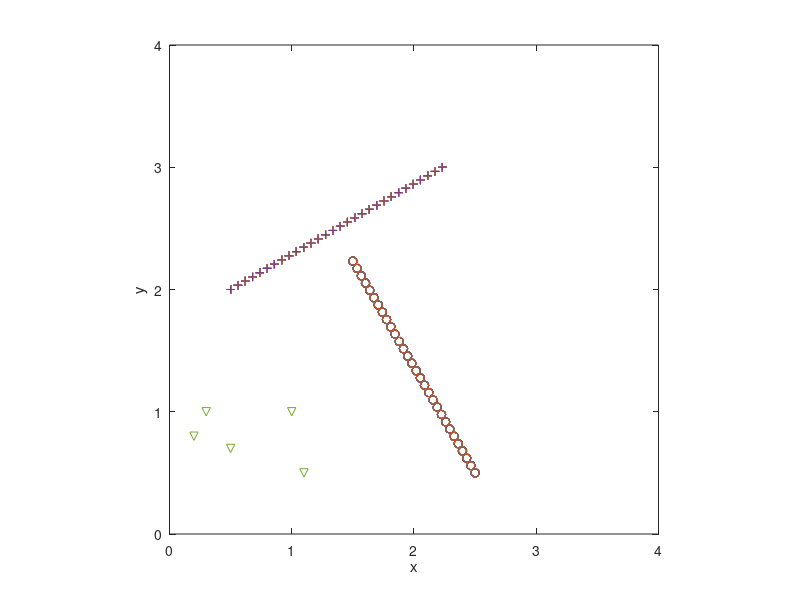

Reproduce this figure in MATLAB.
% CODE FOR SIMULATION OF WAVES IN INDOOR ENVIRONMENT 
% VERSION: SEPT8, 2023
% ENVIRONMENT: CORNER REFLECTOR (2 WALLS) INCLUDING MULTIPLE SCATTERING

% NOTE: This code focuses on the scattering response matrix for 
% multi-static sensing array outside ROI. This version (number 5) 
% includes the presence of 2 or more targets or scatterers in the region.

%%%% Edwin Marengo Fuentes

% _______________________

clear 

% SYSTEM

% consider a PEC corner reflector. The Region of Interest (ROI) is 
% within a square of sides L , and we can normalize L = 1 for 
% simplicity. The other dimensions, like wavelength, are then given as 
% a fraction of the room size. Source strength = 1 , no loss of generality.
% Target is in the ROI. Multi-static array, transmit-receive is outside
% ROI. This code focuses on the computation of the response matrix K.


%%%%%%%%%%%%%%%%%%%%%%%%%%%%%%%%%
%%%% UPDATE: this code is for MULTIPLE targets. 

%% ROI is where the scatterer is located. 

% Schematic: 

%                                       rrrrrr receive array
%
%                               !                        t       transmit
%                               !                         t         array
%                               !                          t
%                               !                           t
%                               !  *                         t
%                               !  target
%_______________________________!__________________________________

% System: we have a transmit array, at an inclination angle, and 
% a receive array, at an inclination angle, located outside ROI 
% where the target is located. Target is a scatterer, it re-emits.
% We have 2 walls, a corner reflector, as the indoor environment in this 
% code. 

% REVERBERATION PARAMETER Reverb: can have Reverb any complex number, 
% to simulate a realistic wall. PEC, perfect electric conductor has 
% Reverb=1, perfect magnetic conductor is Reverb=-1, etc. but we can 
% have cases in between, where magnitude of Reverb <= 1. We can assume
% for simplicity Reverb is a real value between 0 and 1. If magnitude 
% of Reverb is below 1, we have dissipation or loss of energy at the walls
% in the sense that energy is propagated into the interior of the wall,
% and not reflected back into the ROI. 

Reverb=1;

% NOTE: 
% PHYSICIST VERSUS ENGINEERING NOTATION FOR FOURIER TRANSFORM: we use 
% physicist's notation, so exp(ikr) is wave traveling in positive r sense.

% _________________________

% FIXED VARIABLES 

% wavelength lambda:

lambda=0.2; % notice that the ROI has dimensions 1 times 1, so this 
% lambda is relative to the ROI length (L);

% wavenumber of the field = 2*pi/lambda;

k=2*pi/lambda;

% receiver position: X_r, Y_r; this is variable; 
% transmitter position: X_t, Y_t; we will fix this in this code, per run;

x0_transmit=0.5;
y0_transmit=2;
alpha=pi/6; % radians, inclination of the transmit array;
number_transmitters=30;
transmitter_length=2;
transmitter_horizontal_separation=transmitter_length*(cos(alpha));
transmitter_vertical_separation=transmitter_length*(sin(alpha));
x0_receive=2.5;
y0_receive=0.5;
beta=pi/2+pi/6; % inclination of the receive array;
number_receivers=30;
receiver_length=2;
receiver_horizontal_separation=receiver_length*(cos(beta));
receiver_vertical_separation=receiver_length*(sin(beta));

% an epsilon added next, to avoid 'singularities' in the special case 
% of a single transmitter, etc. 

epsilon=1e-6;

%%% Multiple targets
%%% Version 5, continuation of version 4. In this version we consider 
%%% multiple targets, an important generalization. 

%%%%%%%%%%%%%%%%%% MULTIPLE TARGETS

%% x_t , y_t : they indicate the targets' positions. 
%% Also, we have the target strengths tau. 

number_targets=5;

x_t=[0.2,0.5,1,1.1,0.3];
y_t=[0.8,0.7,1,0.5,1];
tau=[1,1,1,2,1-i];

% Create the Green's functions, maps from a target to another. 

for ii=1:number_targets
    for jj=1:number_targets
        d(ii,jj)=sqrt((x_t(ii)-x_t(jj))^2+(y_t(ii)-y_t(jj))^2);
        d2(ii,jj)=sqrt((x_t(ii)-x_t(jj))^2+(y_t(ii)+y_t(jj))^2); % imag2, negat.
        d3(ii,jj)=sqrt((x_t(ii)+x_t(jj))^2+(y_t(ii)+y_t(jj))^2); % imag3, pos.
        d4(ii,jj)=sqrt((x_t(ii)+x_t(jj))^2+(y_t(ii)-y_t(jj))^2); % imag4, negat.
    
if ii==jj
  G00(ii,jj)=-exp(i*k*d3(ii,jj))/(4*pi*d3(ii,jj))+...
     exp(i*k*d2(ii,jj))/(4*pi*d2(ii,jj))+...
     exp(i*k*d4(ii,jj))/(4*pi*d4(ii,jj));
else
    G00(ii,jj)=-exp(i*k*d(ii,jj))/(4*pi*d(ii,jj))-...
       exp(i*k*d3(ii,jj))/(4*pi*d3(ii,jj))+...
       exp(i*k*d2(ii,jj))/(4*pi*d2(ii,jj))+...
       exp(i*k*d4(ii,jj))/(4*pi*d4(ii,jj));
end

    end
end

%%% BUILDING MATRIX 'A' TO COMPUTE THE TOTAL FIELDS AT THE SCATTERERS:

for ii=1:number_targets
    for jj=1:number_targets

if ii==jj
    A(ii,jj)=1-G00(ii,jj)*tau(jj);
else
    A(ii,jj)=-G00(ii,jj)*tau(jj);
end
    end
end

% The total field at the scatterers is given by 
% [ A(ii,jj) matrix ] [ total field vector ] = [incident field vector ]
%%% A*total field = incident field vector at the targets;
%%% hence total field vector = A^-1 * incident field vector;

%%%%%%%%%%%%%%%%%%

for uu=1:number_transmitters % transmitters
    for vv=1:number_receivers % receivers 

        XXtransmit(uu,vv)=x0_transmit+(uu-1)*transmitter_horizontal_separation/(number_transmitters-1+epsilon);
        YYtransmit(uu,vv)=y0_transmit+(uu-1)*transmitter_vertical_separation/(number_transmitters-1+epsilon);
        XXreceive(uu,vv)=x0_receive+(vv-1)*receiver_horizontal_separation/(number_receivers-1+epsilon);
        YYreceive(uu,vv)=y0_receive+(vv-1)*receiver_vertical_separation/(number_receivers-1+epsilon);

X_t=XXtransmit(uu,vv);
Y_t=YYtransmit(uu,vv);
X_r=XXreceive(uu,vv);
Y_r=YYreceive(uu,vv);

% NOTE: Transmitter positions can be outside the ROI. The ROI is 
% for the receiver positions.

% Now we can add the positions of the images: 


%                          image 4     !     * original source 
%                                      !
%                                      !
%------------------------------------------------------------------
%
%                          image 3          image 2

X_t2=X_t;
Y_t2=-Y_t;
X_t3=-X_t;
Y_t3=-Y_t;
X_t4=-X_t;
Y_t4=Y_t;

% in this code we add different degrees of reverberation or reflectivity
% at the walls, via a new parameter Reverb varying between 0 and 1,
% where 0 means no reverberation or reflections, while 1 is the usual 
% PEC conditions. 


%for ii=1:100
%    for jj=1:100

%        X_r=ii/100;
%        Y_r=jj/100;

% line of sight contribution:
D=sqrt((X_r-X_t)^2+(Y_r-X_t)^2);
s_i1=-exp(i*k*D)/(4*pi*D);

% image 2 contribution: it is 'negative' image;
D=sqrt((X_r-X_t2)^2+(Y_r-Y_t2)^2);
s_i2=exp(i*k*D)/(4*pi*D);

% image 3 contribution: it is 'positive' image;
D=sqrt((X_r-X_t3)^2+(Y_r-Y_t3)^2);
s_i3=-exp(i*k*D)/(4*pi*D);

% image 4 contribution: is it 'negative' image;
D=sqrt((X_r-X_t4)^2+(Y_r-Y_t4)^2);
s_i4=exp(i*k*D)/(4*pi*D);

% total: 

%Reverb=1

s_i(uu,vv)=s_i1+Reverb*(s_i2+s_i3+s_i4); % this is the background signal.

%%%% This completes the calculation of the incident field, without
% scatterers in the ROI. This is the incident field only. 

%%%%%%%%%%%%%%%%%% adding the scatterers.

for tt=1:number_targets

% incident field at the targets:
% target positions are (x_t(tt),y_t(tt)),tt=1,2,... and strengths are
% tau(tt),tt=1,2,...
%%%%%%%%%%%%%%%%% 

X_r=x_t(tt);
Y_r=y_t(tt); % probing field coming from the transmit array; arrives at target;

% line of sight contribution:
D=sqrt((X_r-X_t)^2+(Y_r-X_t)^2);
sTarget_i1=-exp(i*k*D)/(4*pi*D);

% image 2 contribution: it is 'negative' image;
D=sqrt((X_r-X_t2)^2+(Y_r-Y_t2)^2);
sTarget_i2=exp(i*k*D)/(4*pi*D);

% image 3 contribution: it is 'positive' image;
D=sqrt((X_r-X_t3)^2+(Y_r-Y_t3)^2);
sTarget_i3=-exp(i*k*D)/(4*pi*D);

% image 4 contribution: is it 'negative' image;
D=sqrt((X_r-X_t4)^2+(Y_r-Y_t4)^2);
sTarget_i4=exp(i*k*D)/(4*pi*D);

% total: 

%Reverb=1

field_incident(tt)=sTarget_i1+Reverb*(sTarget_i2+sTarget_i3+sTarget_i4);
end
% completes calculation of the incident field at the target positions;

%%%%%%%%%%%%%%%%%

% total field: 

field_total=inv(A)*(field_incident.');

% calculation of the total field at the targets;

scattered_source=tau.*field_total; % this is the amplitude of the 
% scatterer's source, for each scatterer.

%%% this radiates, into the receiver array: we evaluate the received field
%%% at the array: 

%%%%%%%%%%%%%%%%%%%%%%%%%%











for tt=1:number_targets

X_t=x_t(tt);
Y_t=y_t(tt); % target acts as emitter;
X_r=XXreceive(uu,vv);
Y_r=YYreceive(uu,vv); % wave signal sent to the receive array;

X_t2=X_t;
Y_t2=-Y_t;
X_t3=-X_t;
Y_t3=-Y_t;
X_t4=-X_t;
Y_t4=Y_t;

% line of sight contribution:
D=sqrt((X_r-X_t)^2+(Y_r-X_t)^2);
sReceive_i1=-exp(i*k*D)/(4*pi*D);

% image 2 contribution: it is 'negative' image;
D=sqrt((X_r-X_t2)^2+(Y_r-Y_t2)^2);
sReceive_i2=exp(i*k*D)/(4*pi*D);

% image 3 contribution: it is 'positive' image;
D=sqrt((X_r-X_t3)^2+(Y_r-Y_t3)^2);
sReceive_i3=-exp(i*k*D)/(4*pi*D);

% image 4 contribution: is it 'negative' image;
D=sqrt((X_r-X_t4)^2+(Y_r-Y_t4)^2);
sReceive_i4=exp(i*k*D)/(4*pi*D);

% total: 

%Reverb=1

sReceive_i=sReceive_i1+Reverb*(sReceive_i2+sReceive_i3+sReceive_i4);
% this is the Green's function or propagator from target to receivers;

contribution_tt=scattered_source(tt)*sReceive_i;

K_(tt)=contribution_tt;

%vector K_ gives contribution from each individual target to the K matrix.
% Below we add those contributions (superposition) to get the total K.

end

K_total=sum(K_);

K(uu,vv)=K_total;

%%%%%%%%%%%%%%%%%%%%%%%%%%

    end
end

%%% For the signal processing, we may need the vectorized form of the 
%%% matrices.

s_iv=reshape(s_i,[],1);  % column vector; probing field signals/data.
Kv=reshape(K,[],1); % data perturbation, scattered field signals/data. 
% In the coherent change detection methods we use projections of the two.

% Recommended plots: 

% Geometry: 

plot(XXreceive',YYreceive','o');
hold
plot(XXtransmit,YYtransmit,'+');
plot(x_t',y_t','v');
axis('square')
axis([0 4 0 4]);
xlabel('x');
ylabel('y');

% plot real, imag parts of s_i, K, subarrays of those, etc. 

% FUTURE additions: add the signal processing for detection.











